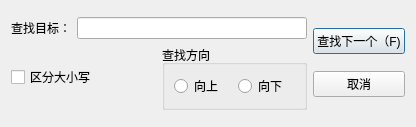
<?xml version="1.0" encoding="UTF-8"?>
<ui version="4.0">
 <class>SearchDialog</class>
 <widget class="QDialog" name="SearchDialog">
  <property name="geometry">
   <rect>
    <x>0</x>
    <y>0</y>
    <width>416</width>
    <height>127</height>
   </rect>
  </property>
  <property name="windowTitle">
   <string>查找</string>
  </property>
  <layout class="QGridLayout" name="gridLayout">
   <item row="0" column="0">
    <layout class="QHBoxLayout" name="horizontalLayout_4">
     <item>
      <layout class="QVBoxLayout" name="verticalLayout_2">
       <item>
        <layout class="QHBoxLayout" name="horizontalLayout">
         <item>
          <widget class="QLabel" name="label">
           <property name="text">
            <string>查找目标：</string>
           </property>
          </widget>
         </item>
         <item>
          <widget class="QLineEdit" name="SearchText"/>
         </item>
        </layout>
       </item>
       <item>
        <layout class="QHBoxLayout" name="horizontalLayout_3">
         <item>
          <widget class="QCheckBox" name="CaseSensitive">
           <property name="text">
            <string>区分大小写</string>
           </property>
          </widget>
         </item>
         <item>
          <widget class="QGroupBox" name="SeachDirection">
           <property name="title">
            <string>查找方向</string>
           </property>
           <layout class="QHBoxLayout" name="horizontalLayout_2">
            <item>
             <widget class="QRadioButton" name="rbUp">
              <property name="text">
               <string>向上</string>
              </property>
             </widget>
            </item>
            <item>
             <widget class="QRadioButton" name="rbDown">
              <property name="text">
               <string>向下</string>
              </property>
             </widget>
            </item>
           </layout>
          </widget>
         </item>
        </layout>
       </item>
      </layout>
     </item>
     <item>
      <layout class="QVBoxLayout" name="verticalLayout">
       <item>
        <widget class="QPushButton" name="btnFindNext">
         <property name="text">
          <string>查找下一个（F)</string>
         </property>
        </widget>
       </item>
       <item>
        <widget class="QPushButton" name="btnCancel">
         <property name="text">
          <string>取消</string>
         </property>
        </widget>
       </item>
      </layout>
     </item>
    </layout>
   </item>
  </layout>
 </widget>
 <resources/>
 <connections/>
</ui>
